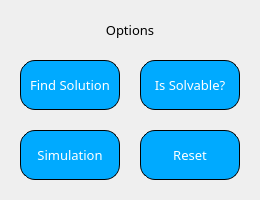
        <widget class="QWidget" name="control" native="true">
         <property name="sizePolicy">
          <sizepolicy hsizetype="Preferred" vsizetype="Preferred">
           <horstretch>0</horstretch>
           <verstretch>0</verstretch>
          </sizepolicy>
         </property>
         <property name="styleSheet">
          <string notr="true"/>
         </property>
         <layout class="QGridLayout" name="gridLayout_4">
          <property name="leftMargin">
           <number>20</number>
          </property>
          <property name="topMargin">
           <number>20</number>
          </property>
          <property name="rightMargin">
           <number>20</number>
          </property>
          <property name="bottomMargin">
           <number>20</number>
          </property>
          <property name="spacing">
           <number>20</number>
          </property>
          <item row="0" column="0" colspan="2">
           <widget class="QLabel" name="options">
            <property name="minimumSize">
             <size>
              <width>0</width>
              <height>20</height>
             </size>
            </property>
            <property name="maximumSize">
             <size>
              <width>16777215</width>
              <height>20</height>
             </size>
            </property>
            <property name="font">
             <font>
              <family>Arial Rounded MT Bold</family>
              <pointsize>10</pointsize>
             </font>
            </property>
            <property name="text">
             <string>Options</string>
            </property>
            <property name="alignment">
             <set>Qt::AlignCenter</set>
            </property>
           </widget>
          </item>
          <item row="1" column="1">
           <widget class="QPushButton" name="isSolvableButton">
            <property name="sizePolicy">
             <sizepolicy hsizetype="Preferred" vsizetype="Preferred">
              <horstretch>0</horstretch>
              <verstretch>0</verstretch>
             </sizepolicy>
            </property>
            <property name="minimumSize">
             <size>
              <width>100</width>
              <height>50</height>
             </size>
            </property>
            <property name="maximumSize">
             <size>
              <width>200</width>
              <height>100</height>
             </size>
            </property>
            <property name="font">
             <font>
              <family>Arial Rounded MT Bold</family>
              <pointsize>10</pointsize>
             </font>
            </property>
            <property name="styleSheet">
             <string notr="true">background-color:#00aaff;
color:#ffffff;

border-style: outset;
border-width: 1px;
border-radius: 15px;
border-color: black;
padding: 4px;</string>
            </property>
            <property name="text">
             <string>Is Solvable?</string>
            </property>
            <property name="shortcut">
             <string notr="true"/>
            </property>
           </widget>
          </item>
          <item row="2" column="1">
           <widget class="QPushButton" name="appResetButton">
            <property name="sizePolicy">
             <sizepolicy hsizetype="Preferred" vsizetype="Preferred">
              <horstretch>0</horstretch>
              <verstretch>0</verstretch>
             </sizepolicy>
            </property>
            <property name="minimumSize">
             <size>
              <width>100</width>
              <height>50</height>
             </size>
            </property>
            <property name="maximumSize">
             <size>
              <width>200</width>
              <height>100</height>
             </size>
            </property>
            <property name="font">
             <font>
              <family>Arial Rounded MT Bold</family>
              <pointsize>10</pointsize>
             </font>
            </property>
            <property name="styleSheet">
             <string notr="true">background-color:#00aaff;
color:#ffffff;

border-style: outset;
border-width: 1px;
border-radius: 15px;
border-color: black;
padding: 4px;</string>
            </property>
            <property name="text">
             <string>Reset</string>
            </property>
            <property name="autoDefault">
             <bool>true</bool>
            </property>
           </widget>
          </item>
          <item row="1" column="0">
           <widget class="QPushButton" name="findSolutionButton">
            <property name="sizePolicy">
             <sizepolicy hsizetype="Preferred" vsizetype="Preferred">
              <horstretch>0</horstretch>
              <verstretch>0</verstretch>
             </sizepolicy>
            </property>
            <property name="minimumSize">
             <size>
              <width>100</width>
              <height>50</height>
             </size>
            </property>
            <property name="maximumSize">
             <size>
              <width>200</width>
              <height>100</height>
             </size>
            </property>
            <property name="sizeIncrement">
             <size>
              <width>0</width>
              <height>0</height>
             </size>
            </property>
            <property name="font">
             <font>
              <family>Arial Rounded MT Bold</family>
              <pointsize>10</pointsize>
             </font>
            </property>
            <property name="autoFillBackground">
             <bool>false</bool>
            </property>
            <property name="styleSheet">
             <string notr="true">background-color:#00aaff;
color:#ffffff;

border-style: outset;
border-width: 1px;
border-radius: 15px;
border-color: black;
padding: 4px;</string>
            </property>
            <property name="text">
             <string>Find Solution</string>
            </property>
            <property name="autoDefault">
             <bool>true</bool>
            </property>
           </widget>
          </item>
          <item row="2" column="0">
           <widget class="QPushButton" name="simulationButton">
            <property name="sizePolicy">
             <sizepolicy hsizetype="Preferred" vsizetype="Preferred">
              <horstretch>0</horstretch>
              <verstretch>0</verstretch>
             </sizepolicy>
            </property>
            <property name="minimumSize">
             <size>
              <width>100</width>
              <height>50</height>
             </size>
            </property>
            <property name="maximumSize">
             <size>
              <width>200</width>
              <height>100</height>
             </size>
            </property>
            <property name="font">
             <font>
              <family>Arial Rounded MT Bold</family>
              <pointsize>10</pointsize>
              <weight>50</weight>
              <bold>false</bold>
             </font>
            </property>
            <property name="styleSheet">
             <string notr="true">background-color:#00aaff;
color:#ffffff;

border-style: outset;
border-width: 1px;
border-radius: 15px;
border-color: black;
padding: 4px;</string>
            </property>
            <property name="text">
             <string>Simulation</string>
            </property>
            <property name="checkable">
             <bool>true</bool>
            </property>
            <property name="checked">
             <bool>false</bool>
            </property>
            <property name="autoDefault">
             <bool>true</bool>
            </property>
           </widget>
          </item>
         </layout>
        </widget>
